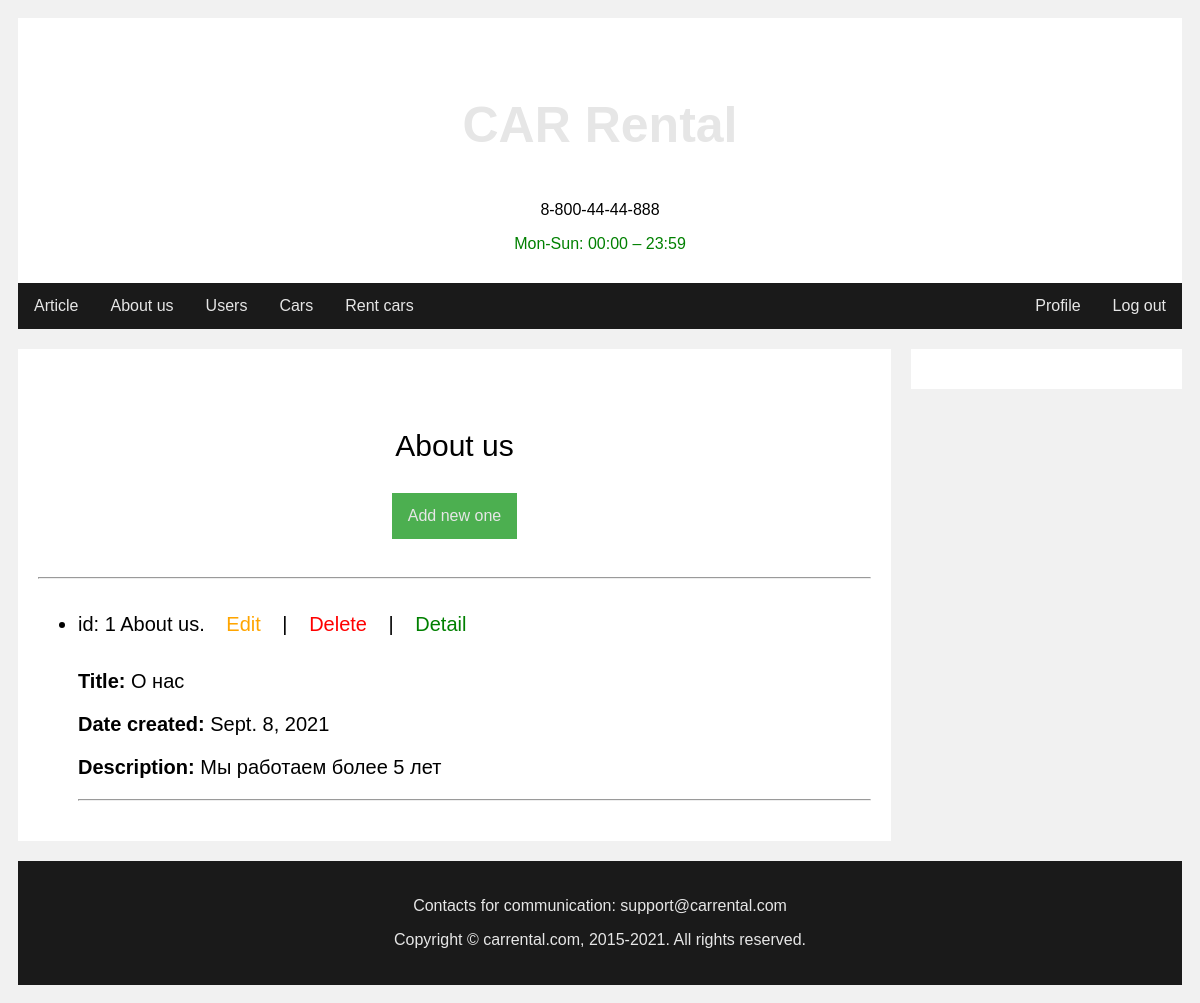
Screenshot of /attach/about_us/list/ with the database file from the repository.
### b_website/models.py (models this page shows, shortened)
class AboutUs(models.Model):
    title = models.CharField(max_length=255)
    date_created = models.DateField(default=timezone.now)
    description = models.TextField()
    class Meta:
        verbose_name = 'about us'
        verbose_name_plural = 'About us'
        db_table = 'about_us'

### b_website/views.py (the view)
# urls.py: path('attach/about_us/list/', SuperAboutUsListView.as_view(), name='about_us_list'),
class SuperAboutUsListView(ListView):
    model = AboutUs
    template_name = 'b_website/list_view/super_about_us_list.html'

### templates/b_website/list_view/super_about_us_list.html
{% extends 'website/base_site_1.html' %} {% load crispy_forms_tags %} {% block title %} About us {% endblock title %} {% block left_main %}
<div>
    <div class='header'>
        <p style="font-size: 30px">About us</p>
        <a href="/attach/about_us/create/" class='active'>Add new one</a>
    </div>
    <hr />
    <ul style="font-size: 20px">
        {% for object in object_list %}
        <li>id: {{ object.id }} About us.
            <a href="/attach/about_us/{{ object.id }}/update/" style="color: orange">Edit</a> | <a href="/attach/about_us/{{ object.id }}/delete/" style="color: red">Delete</a> | <a href="/attach/about_us/{{ object.id }}/detail/" style="color: green">Detail</a>
            <p><strong>Title:</strong> {{ object.title }}</p>
            <p><strong>Date created:</strong> {{ object.date_created }}</p>
            <p><strong>Description:</strong> {{ object.description }}</p>
        </li>
        <hr />
        {% empty %}
        <li>No articles yet.</li>
        {% endfor %}
    </ul>
</div>
{% endblock left_main %} {% block right_main %} {% endblock right_main %}

### templates/website/base_site_1.html (style rules this page uses)
* { box-sizing: border-box; }
body { font-family: Arial; padding: 10px; background: #f1f1f1; }
.header { padding: 30px; text-align: center; background: white; }
a, .dropbtn { display: inline-block; color: #e6e6e6; text-align: center; padding: 14px 16px; text-decoration: none; }
.active { background-color: #4CAF50; }

### rows the page displays
AboutUs: id "1", title "О нас", date_created "Sept. 8, 2021", description "Мы работаем более 5 лет"
